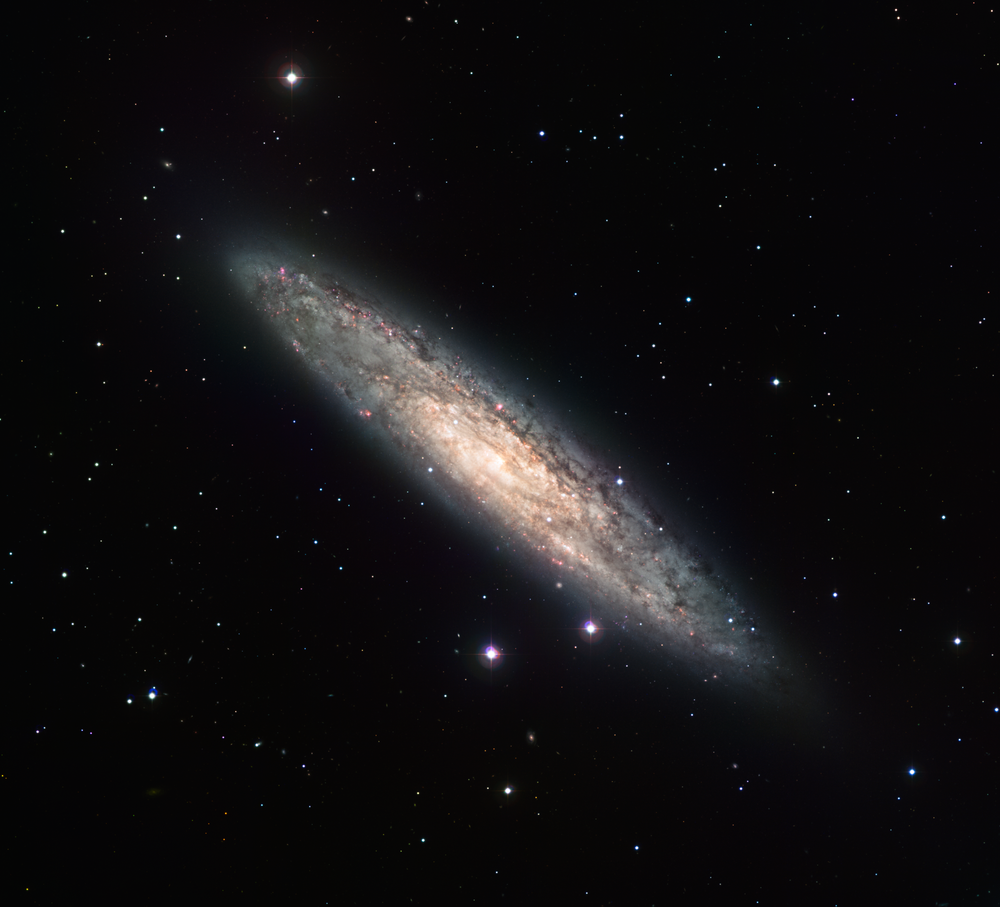
#> input picture quarto/10/ngc253_small.png, 1000 x 907 px
$ jupyter execute --allow-errors base.ipynb   (shell and % lines are left out)
#> lines starting #> are read from the running program, lines starting #| are printed output that depends on the picture
[cell 1]
# imports
import os
import sys
import types
import json
import base64

# figure size/format
fig_width = 7
fig_height = 5
fig_format = 'retina'
fig_dpi = 96
interactivity = ''
is_shiny = False
is_dashboard = False
plotly_connected = True

# matplotlib defaults / format
try:
  import matplotlib.pyplot as plt
  plt.rcParams['figure.figsize'] = (fig_width, fig_height)
  plt.rcParams['figure.dpi'] = fig_dpi
  plt.rcParams['savefig.dpi'] = "figure"
  from IPython.display import set_matplotlib_formats
  set_matplotlib_formats(fig_format)
except Exception:
  pass

# plotly use connected mode
try:
  import plotly.io as pio
  if plotly_connected:
    pio.renderers.default = "notebook_connected"
  else:
    pio.renderers.default = "notebook"
  for template in pio.templates.keys():
    pio.templates[template].layout.margin = dict(t=30,r=0,b=0,l=0)
except Exception:
  pass

# disable itables paging for dashboards
if is_dashboard:
  try:
    from itables import options
    options.dom = 'fiBrtlp'
    options.maxBytes = 1024 * 1024
    options.language = dict(info = "Showing _TOTAL_ entries")
    options.classes = "display nowrap compact"
    options.paging = False
    options.searching = True
    options.ordering = True
    options.info = True
    options.lengthChange = False
    options.autoWidth = False
    options.responsive = True
    options.keys = True
    options.buttons = []
  except Exception:
    pass

  try:
    import altair as alt
    # By default, dashboards will have container sized
    # vega visualizations which allows them to flow reasonably
    theme_sentinel = '_quarto-dashboard-internal'
    # [70 lines left out: function make_theme, not called in this run]

    # We can only do this once per session
    if theme_sentinel not in alt.themes.names():
      for name in alt.themes.names():
        alt.themes.register(name, make_theme(name))

      # register a sentinel theme so we only do this once
      alt.themes.register(theme_sentinel, make_theme('default'))
      alt.themes.enable('default')

  except Exception:
    pass

# enable pandas latex repr when targeting pdfs
try:
  import pandas as pd
  if fig_format == 'pdf':
    pd.set_option('display.latex.repr', True)
except Exception:
  pass

# interactivity
if interactivity:
  from IPython.core.interactiveshell import InteractiveShell
  InteractiveShell.ast_node_interactivity = interactivity

# NOTE: the kernel_deps code is repeated in the cleanup.py file
# (we can't easily share this code b/c of the way it is run).
# If you edit this code also edit the same code in cleanup.py!

# output kernel dependencies
kernel_deps = dict()
for module in list(sys.modules.values()):
  # Some modules play games with sys.modules (e.g. email/__init__.py
  # in the standard library), and occasionally this can cause strange
  # failures in getattr.  Just ignore anything that's not an ordinary
  # module.
  if not isinstance(module, types.ModuleType):
    continue
  path = getattr(module, "__file__", None)
  if not path:
    continue
  if path.endswith(".pyc") or path.endswith(".pyo"):
    path = path[:-1]
  if not os.path.exists(path):
    continue
  kernel_deps[path] = os.stat(path).st_mtime
print(json.dumps(kernel_deps))

# set run_path if requested
run_path = 'L1VzZXJzL2Z0MTQ5NjgvUmVwb3MvaW50cm8tY29kaW5nLWRhdGEtYW5hbHlzaXMvcXVhcnRvLzEw'
if run_path:
  # hex-decode the path
  run_path = base64.b64decode(run_path.encode("utf-8")).decode("utf-8")
  os.chdir(run_path)

# reset state

# shiny
# Checking for shiny by using False directly because we're after the %reset. We don't want
# to set a variable that stays in global scope.
if False:
  try:
    import htmltools as _htmltools
    import ast as _ast

    _htmltools.html_dependency_render_mode = "json"

    # This decorator will be added to all function definitions
    # [10 lines left out: function _display_if_has_repr_html, not called in this run]

    # ideally we would undo the call to ast_transformers.append
    # at the end of this block whenver an error occurs, we do
    # this for now as it will only be a problem if the user
    # switches from shiny to not-shiny mode (and even then likely
    # won't matter)
    import builtins
    builtins._display_if_has_repr_html = _display_if_has_repr_html

    class _FunctionDefReprHtml(_ast.NodeTransformer):
      # [13 lines left out: functions visit_FunctionDef, visit_AsyncFunctionDef, not called in this run]

    ip = get_ipython()
    ip.ast_transformers.append(_FunctionDefReprHtml())

  except:
    pass

# [25 lines left out: function ojs_define, not called in this run]
globals()["ojs_define"] = ojs_define
globals()["__spec__"] = None

[cell 2]
from PIL import Image
import numpy as np

im_filename = "ngc253_small.png"
im = np.array(Image.open(im_filename))
#> im is the input picture: shape (907, 1000, 3); mean R, G, B 17.8, 16.2, 17.8

[cell 3]
print(im.shape)

[cell 4]
import matplotlib.pyplot as plt

#> (the rest of this cell did not finish here and is left out)

[cell 5]
def inside_ellipse(x, y, centre=(0,0), a=2, b=1, alpha=0):

    x0,y0 = centre

    # Convert alpha in degrees to radians for use with cos/sin function
    alpha_rad = np.radians(alpha)

    term1 = ((x-x0)*np.cos(alpha_rad) + (y-y0)*np.sin(alpha_rad))**2 / a**2
    term2 = ((x-x0)*np.sin(alpha_rad) - (y-y0)*np.cos(alpha_rad))**2 / b**2

    total = term1 + term2

    return total<1

[cell 6]
x1 = 0
y1 = 0
position_is_in_ellipse1 = inside_ellipse(x1, y1, centre=(0, 0), a=2, b=1, alpha=0)
print(f"Is position ({x1}, {y1}) inside the ellipse? {position_is_in_ellipse1}")

x2 = 0
y2 = 4
position_is_in_ellipse2 = inside_ellipse(x2, y2, centre=(0, 0), a=2, b=1, alpha=0)
print(f"Is position ({x2}, {y2}) inside the ellipse? {position_is_in_ellipse2}")

[cell 7]
# ADD CODE HERE
rows, cols = np.indices((im.shape[0], im.shape[1]))
centre = (500,470)
a = 365
b = 70
alpha = 33
mask = inside_ellipse (cols, rows, centre, a, b , alpha)
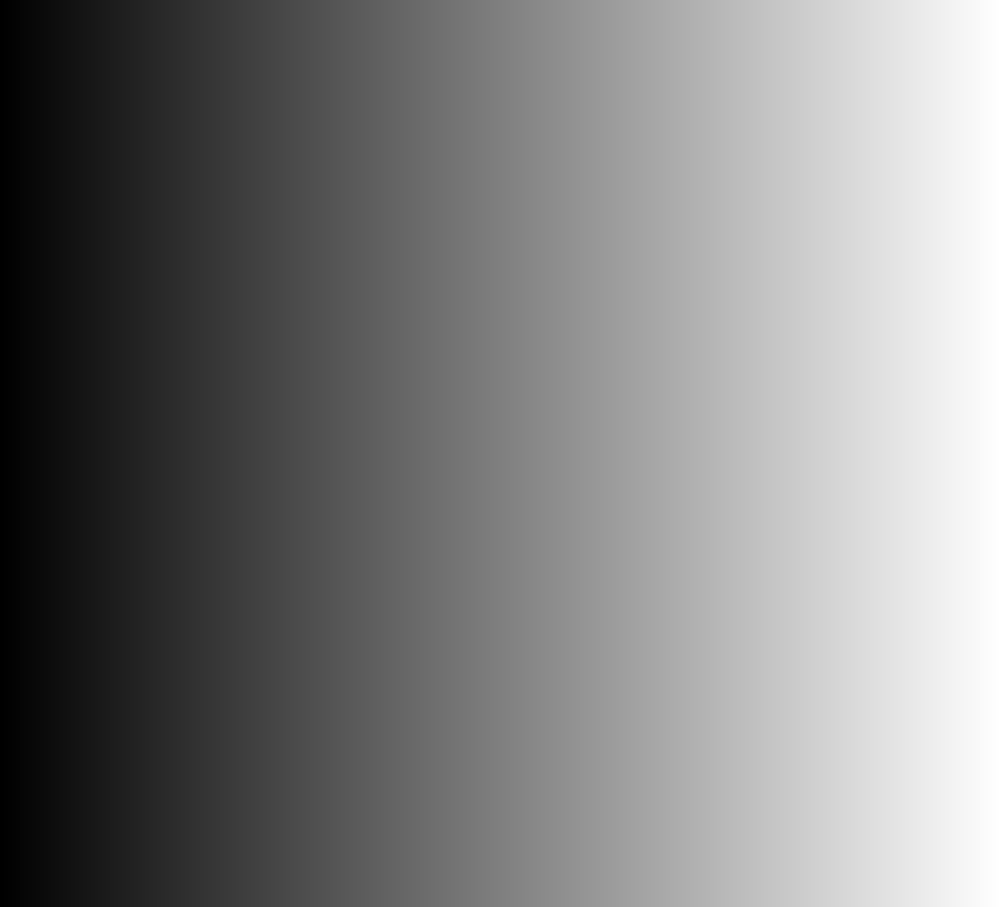
#> cols: shape (907, 1000) int64; min 0, max 999, mean 499.5; drawn with min black and max white

im_masked = im.copy()
im_masked[np.logical_not(mask),:] = 0 # you can use ~ instead of the logical_not function
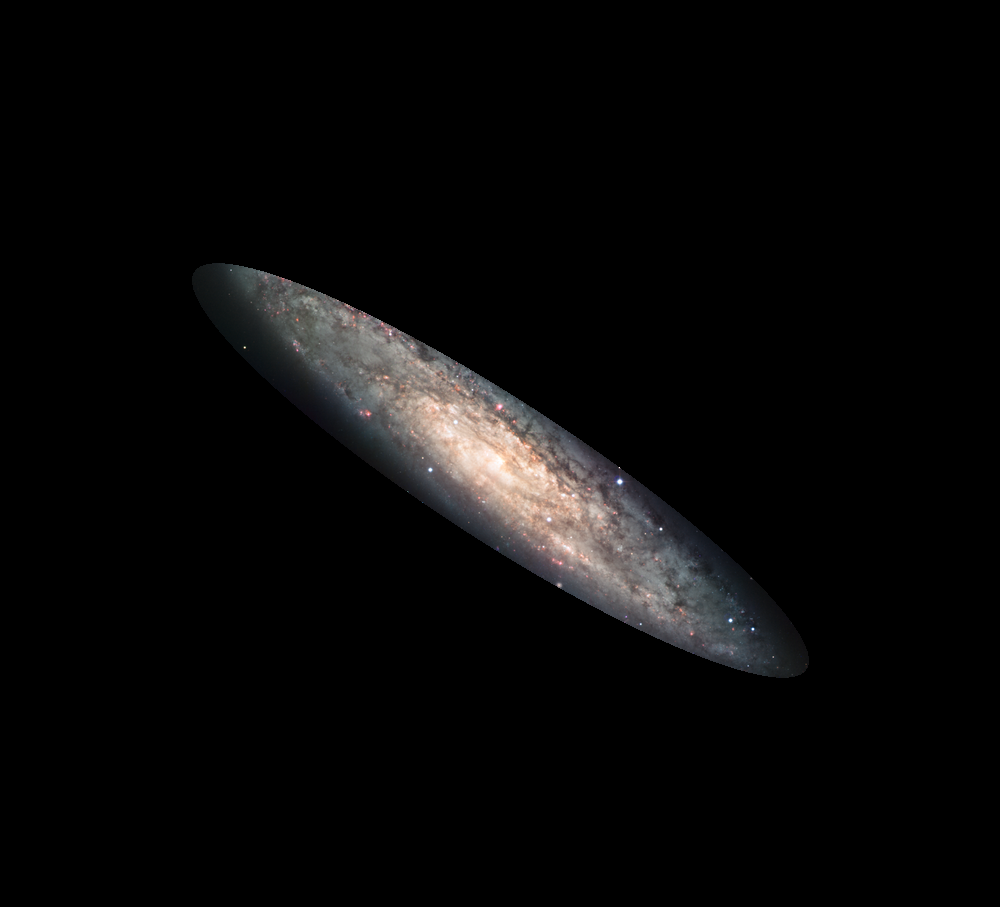
#> im_masked: shape (907, 1000, 3); mean R, G, B 9.1, 8.5, 8.4

[cell 8]
# UNCOMMENT THIS CODE TO PLOT YOUR MASKED IMAGE

import matplotlib.pyplot as plt

#> (the rest of this cell did not finish here and is left out)

[cell 9]
# ADD CODE HERE

# Select the third channel (B) and calculate the sum
im_B_channel = im_masked[:, :, 2]
summed_B = np.sum(im_B_channel)
#> summed_B = 7664036

# Apply the scale factor to get approximated flux value
scale_factor = 2.8e-7
flux_scaled_B = summed_B*scale_factor
#> flux_scaled_B = 2.15

# Calculate the magnitude using the np.log10 function
magnitude_B = -2.5*np.log10(flux_scaled_B) + 8.90
#> magnitude_B = 8.07
print(magnitude_B)
